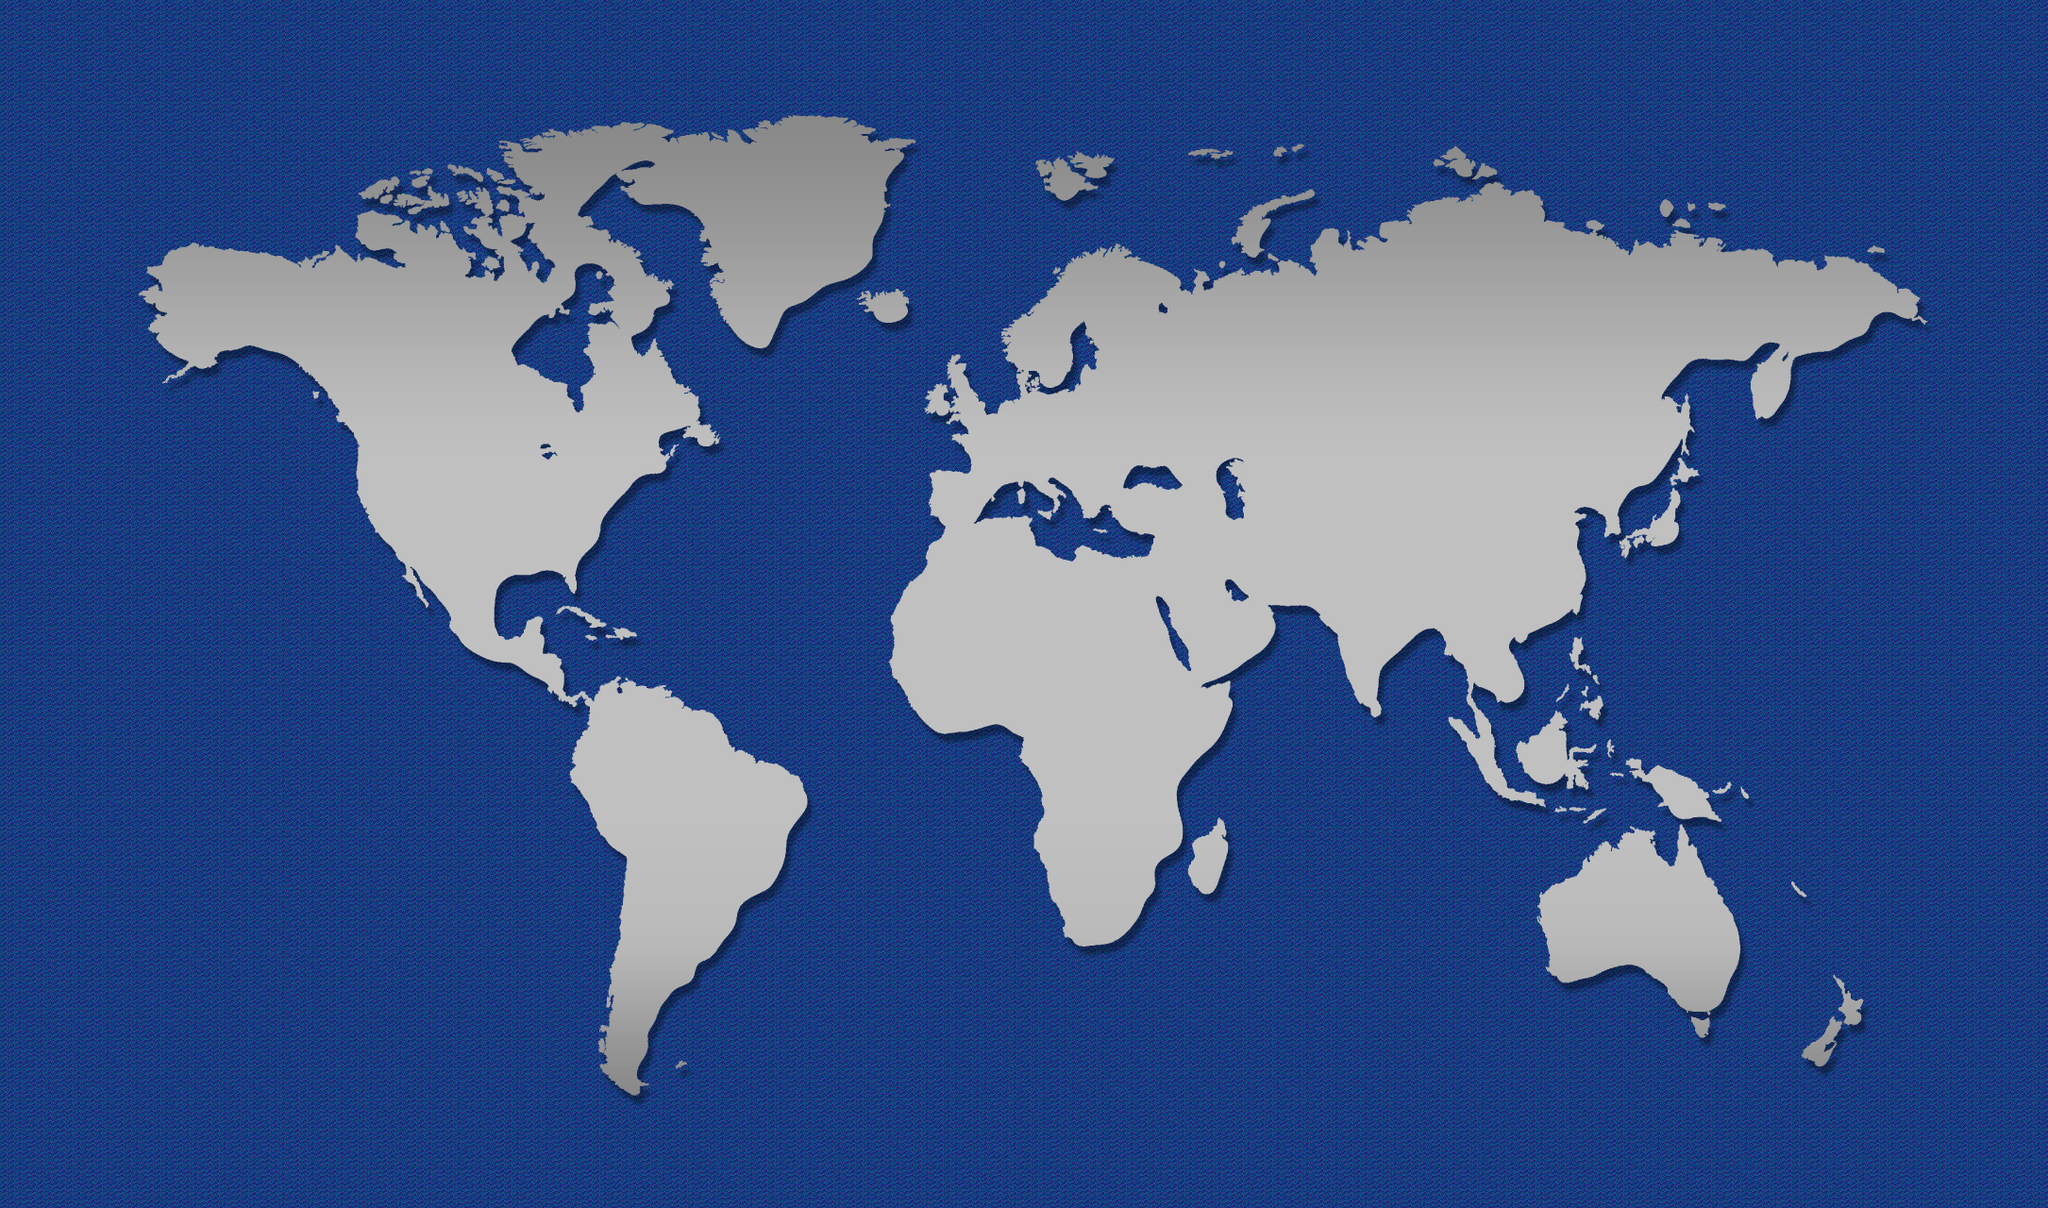

The image is a tile-based game level rendered from a .tmx file. Its description and source (layers, tilesets, objects; grid data summarised) follow:
An orthogonal 70x40 tile map with 31x32 px tiles, 2 tile layers (Calque de Tuiles 1, Calque de Tuiles 2), 2 tilesets and 5 objects.

<map version="1.8" tiledversion="1.8.2" orientation="orthogonal" renderorder="right-down" width="70" height="40" tilewidth="31" tileheight="32" infinite="0" nextlayerid="18" nextobjectid="11">
 <tileset firstgid="1" name="4fdf5795cf9f77437efce1b6f93c7e7c63a3438a" tilewidth="31" tileheight="32" tilecount="483" columns="23">
  <image source="4fdf5795cf9f77437efce1b6f93c7e7c63a3438a.png" width="736" height="672" />
 </tileset>
 <tileset firstgid="484" name="world_map_PNG34" tilewidth="31" tileheight="32" tilecount="2176" columns="64">
  <image source="world_map_PNG34.png" width="2000" height="1103" />
 </tileset>
 <group id="3" name="fond">
  <layer id="1" name="Calque de Tuiles 1" width="70" height="40">
   <data>[2800 cells, 2800 non-empty, 1 distinct tile ids]</data>
  </layer>
  <layer id="2" name="Calque de Tuiles 2" width="70" height="40">
   <data>[2800 cells, 2176 non-empty, 2176 distinct tile ids]</data>
  </layer>
 </group>
 <group id="17" name="Pays">
  <objectgroup id="12" name="Ales">
   <object id="5" x="950" y="400" width="206" height="156" />
  </objectgroup>
  <objectgroup id="13" name="Pakistan">
   <object id="6" x="1364" y="554" width="152" height="184" />
  </objectgroup>
  <objectgroup id="14" name="MoyenOrient">
   <object id="7" x="1190" y="556" width="160" height="184" />
  </objectgroup>
  <objectgroup id="15" name="Russie">
   <object id="8" x="1190" y="200" width="892" height="284" />
  </objectgroup>
  <objectgroup id="16" name="Chili">
   <object id="10" x="574" y="732" width="310" height="456" />
  </objectgroup>
 </group>
</map>
